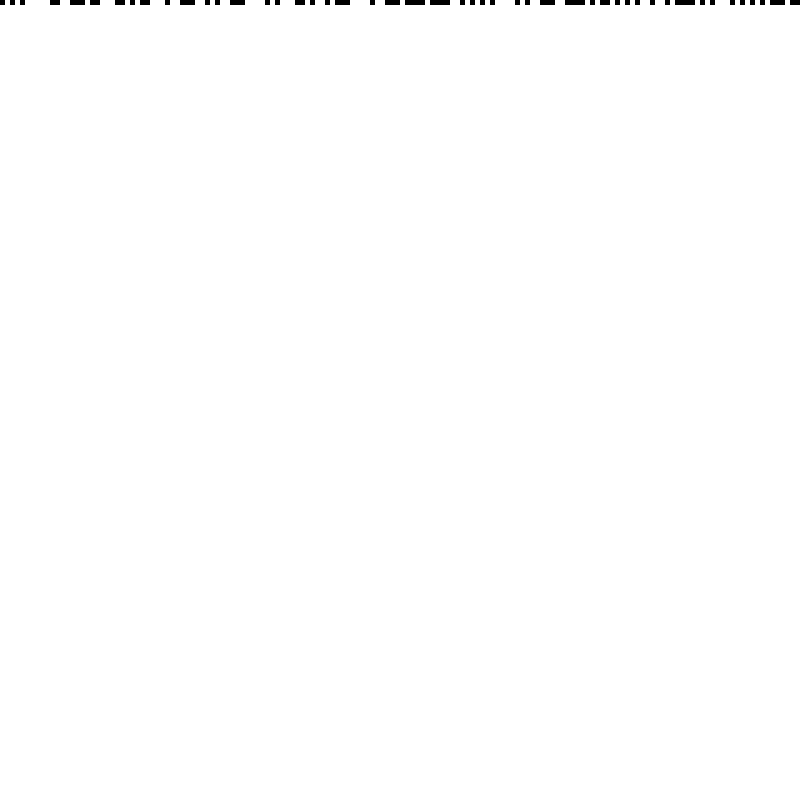
Frame 1 (no input)
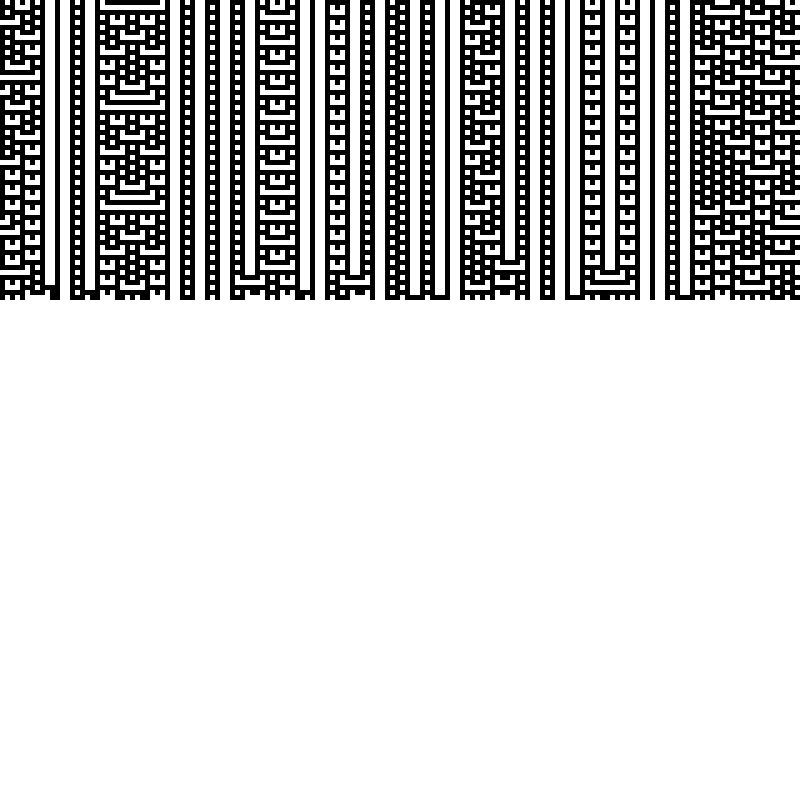
Frame 60 (no input)
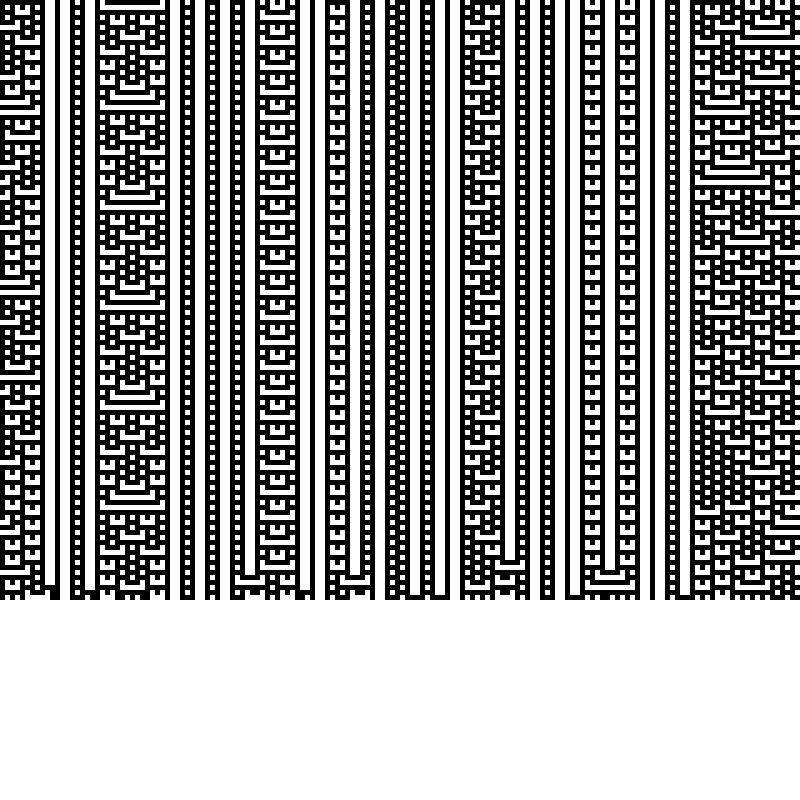
Frame 120 (the mouse pressed at the canvas centre since frame 60)

The p5.js sketch that drew these frames (run headless with seeded random() and noise() and a simulated clock; from frame 60 on, the mouse is pressed at the canvas centre):

// p5.js sketch
// ── sketch.js
let generations;
let rule = 109;

function setup() {
	createCanvas(800, 800);
	generations = new Array(800/5);
	for (let i = 0; i < generations.length; i++) {
		generations[i] = new Array(800/5).fill(0);
	}

	for (let i = 0; i < generations[0].length; i++) {
		generations[0][i] = int(random(0, 2));
	}
	// frameRate(10);
}

function draw() {
	background(255);
	drawGrid(generations);
	evolve(generations, rule);
	// noLoop();
}

function evolve(universe, rule) {
	let currentGen = universe[0];
	let nextGen = getNextGeneration(currentGen, rule);
	universe.pop();
	universe.unshift(nextGen);
}

// (0 - 1 + x.length) % x.length

function getNextGeneration(current, rule) {
	let ruleMap = getRuleHash(rule);
	let next = new Array(current.length);
	for (let i = 0; i < next.length; i++) {
		let leftIdx = (i - 1 + next.length) % next.length;
		let centerIdx = i;
		let rightIdx = (i + 1) % next.length;
		let left = current[leftIdx];
		let center = current[centerIdx];
		let right = current[rightIdx];
		let v = `${left}${center}${right}`;
		next[i] = int(ruleMap[v]);
	}
	return next;
}

function getRuleHash(rule) {
	let values = rule.toString(2).padStart(8, '0').split('');
	values.reverse();
	let hash = values.reduce((acc, current, i) => {
		acc[i.toString(2).padStart(3, '0')] = current;
		return acc;
	}, {});
	return hash;
}

function drawGrid(grid) {
	let vertical_cell_size = height / grid.length;
	let horizontal_cell_size = width / grid[0].length;
	noStroke();
	fill(0);
	for (let row = 0; row < grid.length; row++) {
		let y = row * vertical_cell_size;
		for (let col = 0; col < grid[row].length; col++) {
			let x = col * horizontal_cell_size;
			if (grid[row][col] === 1) {
				rect(x, y, horizontal_cell_size, vertical_cell_size);
			}
		}
	}
}
